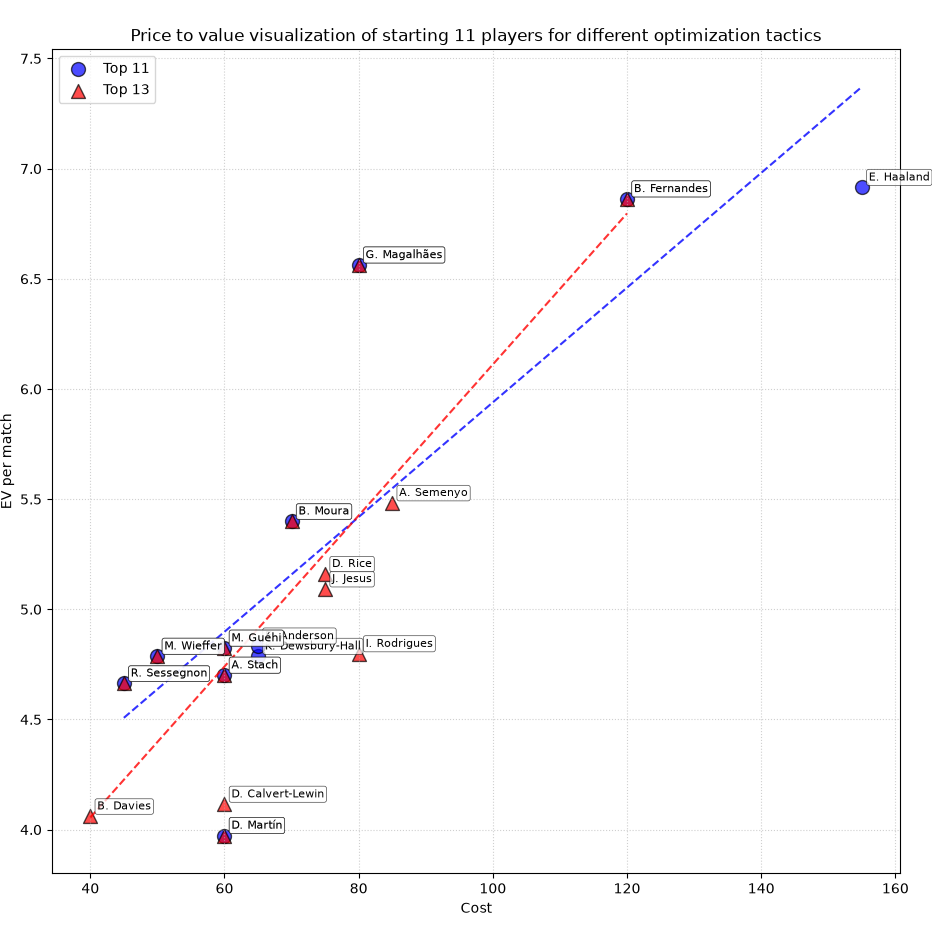

The Python source for this figure:
import pandas as pd
import matplotlib.pyplot as plt
import numpy as np
import os

csv_files = {
    "Top 11": ("../11.csv", "blue", "o"),
    "Top 13": ("../13.csv", "red", "^")
}

plt.figure(figsize=(12, 7))

for label, (filepath, color, marker) in csv_files.items():
    if os.path.exists(filepath):
        df = pd.read_csv(filepath)
        
        plt.scatter(df['cost'], df['ev'], label=label, color=color, alpha=0.7, s=100, edgecolors='black', marker=marker)
        
        for i, txt in enumerate(df['name']):
            name_parts = txt.split()
            short_name = f"{name_parts[0][0]}. {name_parts[-1]}" if len(name_parts) > 1 else txt
            
            plt.annotate(short_name, (df['cost'].iloc[i], df['ev'].iloc[i]),
                         textcoords="offset points", xytext=(5,5), ha='left', fontsize=8,
                         bbox=dict(boxstyle="round,pad=0.2", fc="white", alpha=0.7, lw=0.5))
            
        if len(df) > 1:
            m, b = np.polyfit(df['cost'], df['ev'], 1)
            x_vals = np.linspace(df['cost'].min(), df['cost'].max(), 100)
            plt.plot(x_vals, m * x_vals + b, color=color, linestyle='--', alpha=0.8)

plt.xlabel("Cost")
plt.ylabel("EV per match")
plt.title("Price to value visualization of starting 11 players for different optimization tactics")
plt.grid(True, linestyle=':', alpha=0.6)
plt.legend()
plt.tight_layout()

plt.savefig("optimization_scatter.png", dpi=300)
plt.show()
